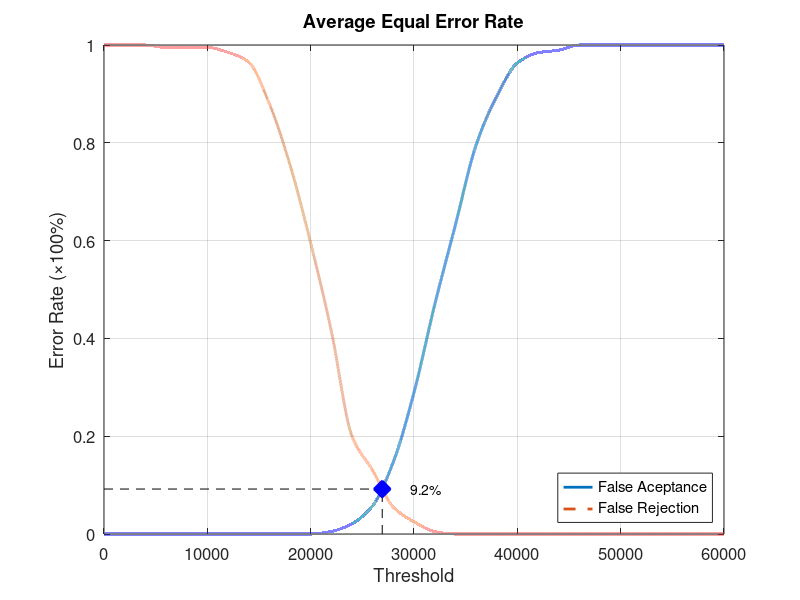
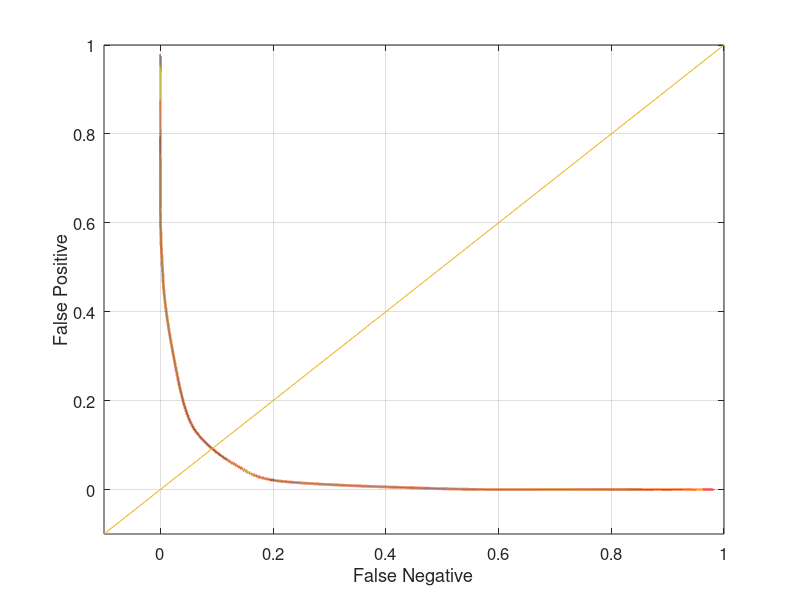

The MATLAB script that drew these images, in order:
function yEER = Database4_3
close all;
clear;
clc;
x = 0:2000:60000;
xq = 0:0.5:60000;

y0 = [0 0 0 0 0 0 0 0 0 0 0 0.00526316 0.0210526 0.0578947 0.147368 0.289474 0.468421 0.631579 0.794737 0.894737 0.963158 0.984211 0.989474 1 1 1 1 1 1 1 1];
yy0 = interp1(x, y0, xq, 'pchip');
y1 = [1 1 1 0.995 0.995 0.995 0.985 0.965 0.88 0.755 0.595 0.415 0.2 0.13 0.055 0.025 0.005 0 0 0 0 0 0 0 0 0 0 0 0 0 0];
yy1 = interp1(x, y1, xq, 'pchip');

% Calculating EER: 
y2 = abs(y0 - y1);
find(y2 == min(y2))
yy2 = abs(yy0 - yy1);
xEER = find(yy2 == min(yy2));
xEERIndex = xq(xEER) % X-axis EER
yEER = yy0(xEER) % Y-axis EER

main = figure
plot(xq, yy0,'-','LineWidth', 2);	hold on
plot(xq, yy1,'--','LineWidth', 2);	hold on
plot([xEERIndex xEERIndex], [0 yEER], 'k--');	hold on
plot([0 xEERIndex], [yEER yEER], 'k--');	hold on
plot(xEERIndex, yEER, 'bx', 'LineWidth', 10);	hold on
text(xEERIndex + 10 * xEERIndex / 100, yEER, [num2str(round((10000 * yEER)) / 100) '%'])
legend('False Aceptance', 'False Rejection', 'Location', 'SouthEast')
xlabel('Threshold')
ylabel('Error Rate (\times100%)')
title('Average Equal Error Rate')
set(gca, 'FontSize', 12)
axis([0 60000 0 1])
grid on

print(main, 'Database4_3Main', '-dpng');
FNRxFPR = figure('Color', [1 1 1]);
plot(yy1, yy0, '-', yy1, yy0, 'LineWidth', 2);
hold on
y = -0.1:0.1:1
plot(y, y); 
set(gca, 'FontSize', 12)
xlabel('False Negative')
ylabel('False Positive')
axis([-0.1 1 -0.1 1])
set(gca, 'FontSize', 12)
grid on

print(FNRxFPR, 'Database4_3FNRxFPR','-dpng');
end
